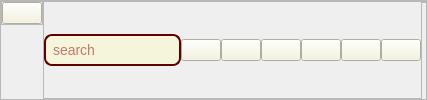
      <widget class="QFrame" name="header_frame">
       <property name="frameShape">
        <enum>QFrame::Shape::StyledPanel</enum>
       </property>
       <property name="frameShadow">
        <enum>QFrame::Shadow::Raised</enum>
       </property>
       <layout class="QHBoxLayout" name="horizontalLayout_2">
        <property name="spacing">
         <number>0</number>
        </property>
        <property name="leftMargin">
         <number>0</number>
        </property>
        <property name="topMargin">
         <number>0</number>
        </property>
        <property name="rightMargin">
         <number>0</number>
        </property>
        <property name="bottomMargin">
         <number>0</number>
        </property>
        <item alignment="Qt::AlignmentFlag::AlignLeft|Qt::AlignmentFlag::AlignTop">
         <widget class="QFrame" name="frame_6">
          <property name="frameShape">
           <enum>QFrame::Shape::StyledPanel</enum>
          </property>
          <property name="frameShadow">
           <enum>QFrame::Shadow::Raised</enum>
          </property>
          <layout class="QHBoxLayout" name="horizontalLayout_6">
           <property name="spacing">
            <number>0</number>
           </property>
           <property name="leftMargin">
            <number>0</number>
           </property>
           <property name="topMargin">
            <number>0</number>
           </property>
           <property name="rightMargin">
            <number>0</number>
           </property>
           <property name="bottomMargin">
            <number>0</number>
           </property>
           <item>
            <widget class="QPushButton" name="pushButton_8">
             <property name="styleSheet">
              <string notr="true">background-color: rgb(245, 242, 219);</string>
             </property>
             <property name="text">
              <string/>
             </property>
             <property name="icon">
              <iconset>
               <normaloff>:/new/prefix1/icons/align-left.svg</normaloff>:/new/prefix1/icons/align-left.svg</iconset>
             </property>
             <property name="iconSize">
              <size>
               <width>32</width>
               <height>32</height>
              </size>
             </property>
            </widget>
           </item>
          </layout>
         </widget>
        </item>
        <item>
         <widget class="QFrame" name="frame_2">
          <property name="frameShape">
           <enum>QFrame::Shape::StyledPanel</enum>
          </property>
          <property name="frameShadow">
           <enum>QFrame::Shadow::Raised</enum>
          </property>
          <layout class="QHBoxLayout" name="horizontalLayout_5">
           <property name="spacing">
            <number>0</number>
           </property>
           <property name="leftMargin">
            <number>0</number>
           </property>
           <property name="topMargin">
            <number>0</number>
           </property>
           <property name="rightMargin">
            <number>0</number>
           </property>
           <property name="bottomMargin">
            <number>0</number>
           </property>
           <item>
            <widget class="QLineEdit" name="lineEdit">
             <property name="styleSheet">
              <string notr="true">QLineEdit {
    color: #8B0000;             /* Texte en rouge bordeaux */
    background-color: #F5F5DC;  /* Fond beige */
    padding: 5px;               /* Espacement intérieur */
    border: 2px solid #600000;  /* Bordure bordeaux foncé */
    border-radius: 8px;         /* Coins arrondis */
    font-size: 14px;            /* Taille de police */
    font-family: &quot;Palatino Linotype&quot;; /* Police élégante */
}

QLineEdit:focus {
    border: 2px solid #A52A2A;  /* Bordure plus claire lorsqu'on clique */
    background-color: #FFFFFF;   /* Fond blanc subtil pour bien montrer le focus */
}

QLineEdit:disabled {
    background-color: #D3B8AE;   /* Beige foncé pour désactivé */
    color: #8B0000;              /* Texte en bordeaux */
    border: 2px solid #A52A2A;
}</string>
             </property>
             <property name="placeholderText">
              <string>search</string>
             </property>
            </widget>
           </item>
           <item>
            <widget class="QPushButton" name="pushButton_6">
             <property name="styleSheet">
              <string notr="true">background-color: rgb(245, 242, 219);</string>
             </property>
             <property name="text">
              <string/>
             </property>
             <property name="icon">
              <iconset>
               <normaloff>:/new/prefix1/icons/search.svg</normaloff>:/new/prefix1/icons/search.svg</iconset>
             </property>
            </widget>
           </item>
           <item>
            <widget class="QPushButton" name="pushButton_4">
             <property name="styleSheet">
              <string notr="true">background-color: rgb(245, 242, 219);</string>
             </property>
             <property name="text">
              <string/>
             </property>
             <property name="icon">
              <iconset>
               <normaloff>:/new/prefix1/icons/bell.svg</normaloff>:/new/prefix1/icons/bell.svg</iconset>
             </property>
            </widget>
           </item>
           <item>
            <widget class="QPushButton" name="pushButton_5">
             <property name="styleSheet">
              <string notr="true">background-color: rgb(245, 242, 219);</string>
             </property>
             <property name="text">
              <string/>
             </property>
             <property name="icon">
              <iconset>
               <normaloff>:/new/prefix1/icons/user.svg</normaloff>:/new/prefix1/icons/user.svg</iconset>
             </property>
            </widget>
           </item>
           <item>
            <widget class="QPushButton" name="pushButton">
             <property name="styleSheet">
              <string notr="true">background-color: rgb(245, 242, 219);</string>
             </property>
             <property name="text">
              <string/>
             </property>
             <property name="icon">
              <iconset>
               <normaloff>:/new/prefix1/icons/maximize-2.svg</normaloff>:/new/prefix1/icons/maximize-2.svg</iconset>
             </property>
            </widget>
           </item>
           <item>
            <widget class="QPushButton" name="pushButton_2">
             <property name="styleSheet">
              <string notr="true">background-color: rgb(245, 242, 219);</string>
             </property>
             <property name="text">
              <string/>
             </property>
             <property name="icon">
              <iconset>
               <normaloff>:/new/prefix1/icons/arrow-down-left.svg</normaloff>:/new/prefix1/icons/arrow-down-left.svg</iconset>
             </property>
            </widget>
           </item>
           <item>
            <widget class="QPushButton" name="pushButton_3">
             <property name="styleSheet">
              <string notr="true">background-color: rgb(245, 242, 219);
</string>
             </property>
             <property name="text">
              <string/>
             </property>
             <property name="icon">
              <iconset>
               <normalon>:/new/prefix1/icons/x.svg</normalon>
              </iconset>
             </property>
            </widget>
           </item>
          </layout>
         </widget>
        </item>
        <item alignment="Qt::AlignmentFlag::AlignHCenter|Qt::AlignmentFlag::AlignTop">
         <widget class="QFrame" name="frame_3">
          <property name="frameShape">
           <enum>QFrame::Shape::StyledPanel</enum>
          </property>
          <property name="frameShadow">
           <enum>QFrame::Shadow::Raised</enum>
          </property>
          <layout class="QHBoxLayout" name="horizontalLayout">
           <property name="spacing">
            <number>0</number>
           </property>
           <property name="leftMargin">
            <number>0</number>
           </property>
           <property name="topMargin">
            <number>0</number>
           </property>
           <property name="rightMargin">
            <number>0</number>
           </property>
           <property name="bottomMargin">
            <number>0</number>
           </property>
          </layout>
         </widget>
        </item>
        <item alignment="Qt::AlignmentFlag::AlignRight|Qt::AlignmentFlag::AlignTop">
         <widget class="QFrame" name="frame">
          <property name="frameShape">
           <enum>QFrame::Shape::StyledPanel</enum>
          </property>
          <property name="frameShadow">
           <enum>QFrame::Shadow::Raised</enum>
          </property>
          <layout class="QHBoxLayout" name="horizontalLayout_4">
           <property name="spacing">
            <number>0</number>
           </property>
           <property name="leftMargin">
            <number>0</number>
           </property>
           <property name="topMargin">
            <number>0</number>
           </property>
           <property name="rightMargin">
            <number>0</number>
           </property>
           <property name="bottomMargin">
            <number>0</number>
           </property>
          </layout>
         </widget>
        </item>
       </layout>
      </widget>
